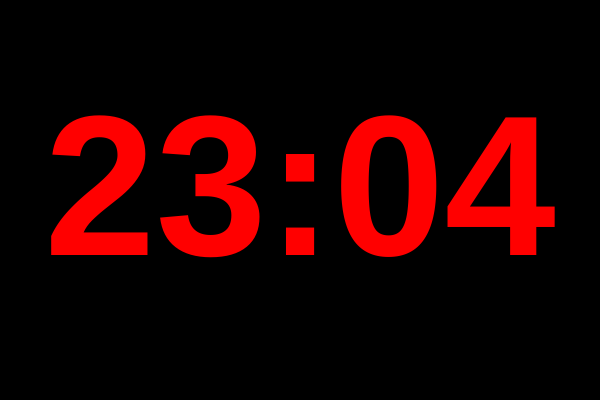
Frame 1 (no input)
Frame 60 (no input): identical to frame 1, image omitted
Frame 120 (the mouse pressed at the canvas centre since frame 60): identical to frame 1, image omitted

The p5.js sketch that drew this single still picture (run headless with seeded random() and noise() and a simulated clock; from frame 60 on, the mouse is pressed at the canvas centre):

// p5.js sketch
// ── sketch.js
var x = 0;
var speed = 3;

function setup() {
  createCanvas(600, 400);
}

function draw() {
  bakgrunn = createGraphics(width, height);
  bakgrunn.background(0);
  bakgrunn.fill("red");
  bakgrunn.textSize(width / 3);
  bakgrunn.textStyle(BOLD);
  bakgrunn.textAlign(CENTER, CENTER);
  let t = nf(hour(), 2);
  let m = nf(minute(), 2);
  bakgrunn.text(t + ":" + m, width / 2, height * 0.5);

  //let farge = bakgrunn.get(300, 200);
  //console.log(farge);

  image(bakgrunn, 0, 0);
}
